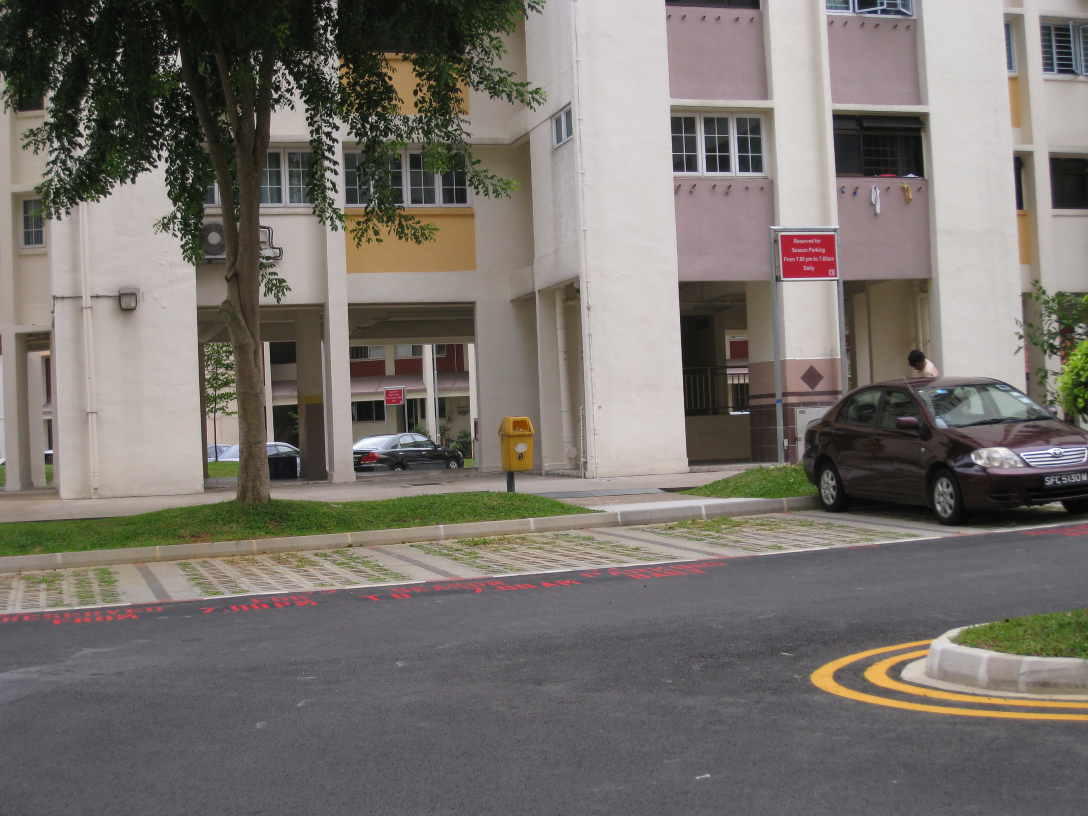
#> input picture Panoroma Creation/Dataset/I1/a.JPG, 3264 x 2448 px (shown at 1/3 size); the run also reads 1 picture not shown here
$ jupyter execute --allow-errors 'Panoroma Creation.ipynb'
#> lines starting #> are read from the running program, lines starting #| are printed output that depends on the picture
[cell 1]
import cv2
import random
import numpy as np
import matplotlib.pyplot as plt

import warnings
warnings.filterwarnings("ignore")

[cell 2]
def init_img(name):
#> called with name = 'Dataset/I1/a.JPG'
    img = cv2.imread(name, cv2.IMREAD_GRAYSCALE)
#> img: shape (2448, 3264); min 0, max 255, mean 115

    # Resizing Images
    img = cv2.resize(img,(600,432))
#> img: shape (432, 600)
    return img

[cell 3]
minHessian = 400
#> (the rest of this cell did not finish here and is left out)

[cell 4]
from scipy import spatial
# [17 lines left out: function feature_matching, not called in this run]

[cell 5]
# [7 lines left out: function get_points_from_matches, not called in this run]

[cell 6]
# https://math.stackexchange.com/questions/494238/how-to-compute-homography-matrix-h-from-corresponding-points-2d-2d-planar-homog
# [22 lines left out: function homography_matrix, not called in this run]

[cell 7]
# [37 lines left out: function ransac_model, not called in this run]

[cell 8]
# [29 lines left out: functions add_image, warping, not called in this run]

# I1 Dataset

[cell 9]
img1 = init_img('Dataset/I1/a.JPG')
img2 = init_img('Dataset/I1/b.JPG')
img3 = init_img('Dataset/I1/c.JPG')
#> call 3 of init_img, with name = 'Dataset/I1/c.JPG'
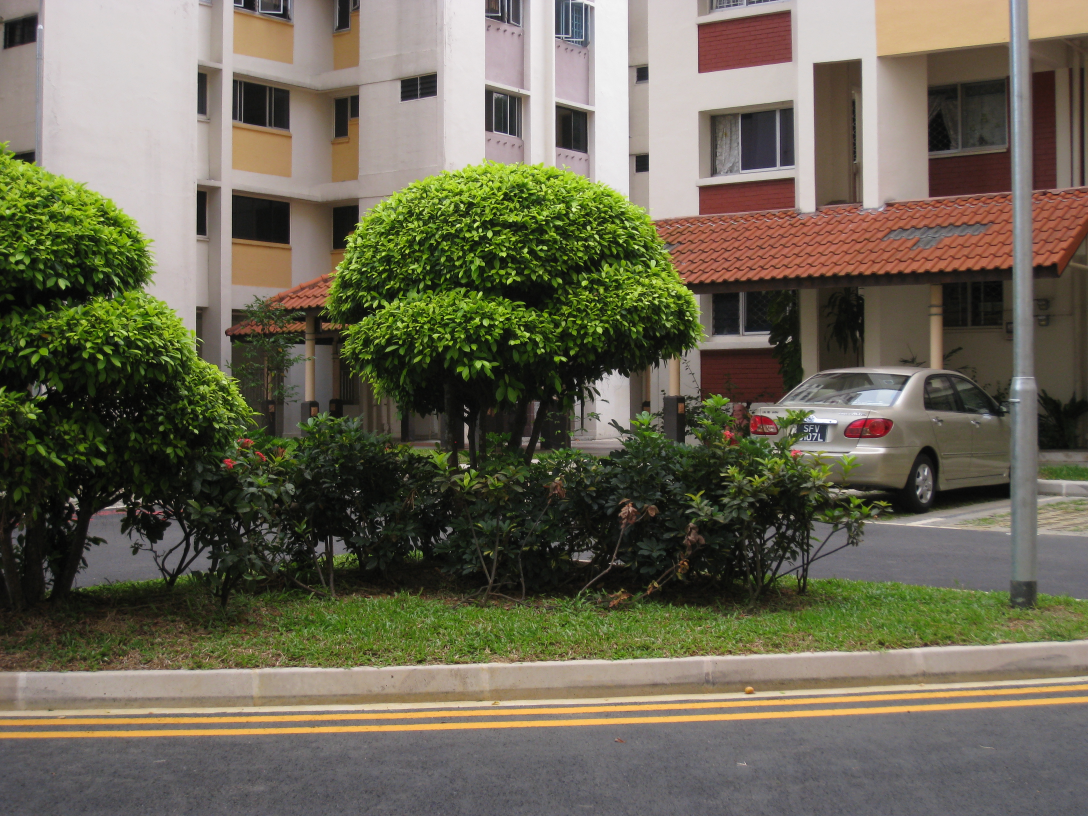
#> input picture Panoroma Creation/Dataset/I1/c.JPG, 3264 x 2448 px (shown at 1/3 size)
img4 = init_img('Dataset/I1/d.JPG')
#> call 4 of init_img, with name = 'Dataset/I1/d.JPG'
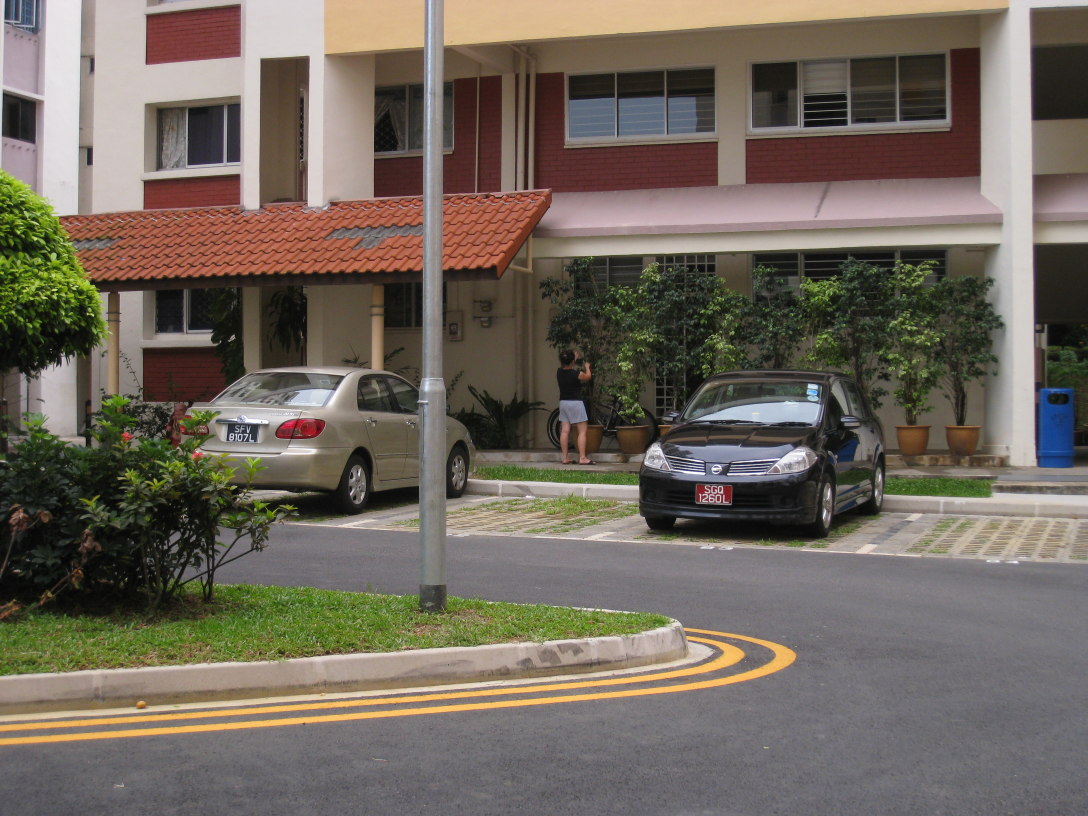
#> input picture Panoroma Creation/Dataset/I1/d.JPG, 3264 x 2448 px (shown at 1/3 size)
img5 = init_img('Dataset/I1/e.JPG')
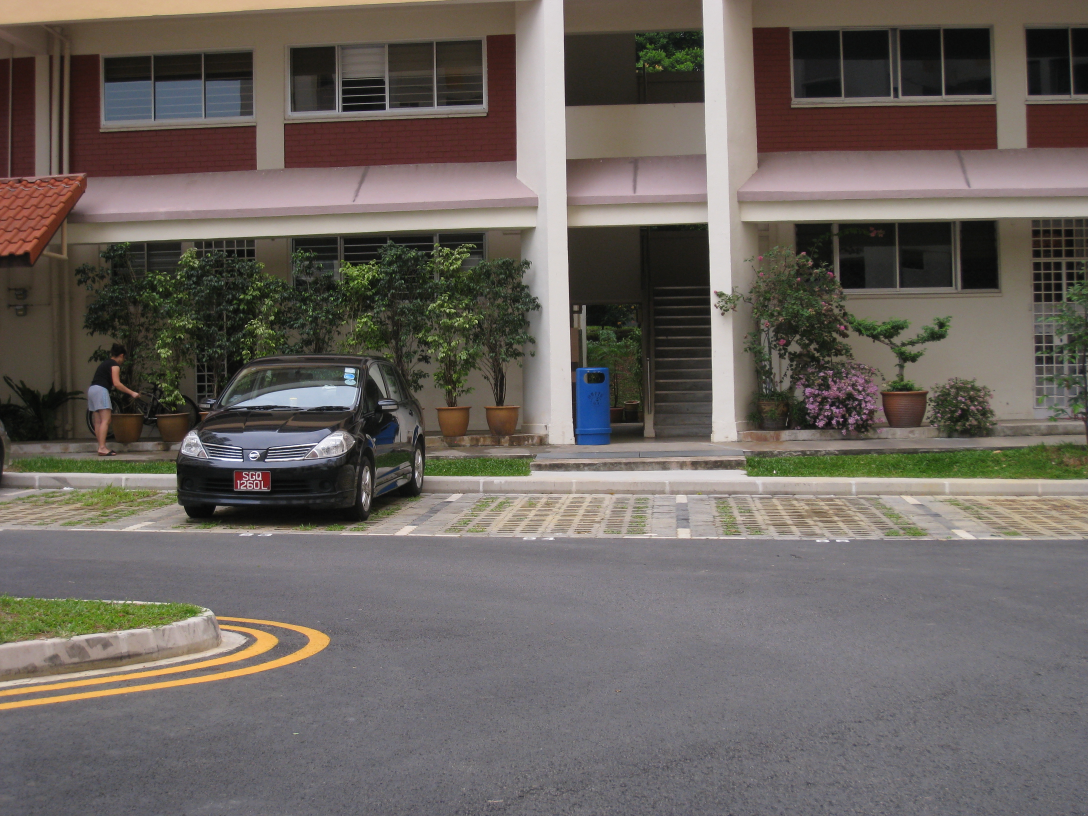
#> input picture Panoroma Creation/Dataset/I1/e.JPG, 3264 x 2448 px (shown at 1/3 size)

#> (the rest of this cell did not finish here and is left out)

#> (a cell that did not finish here is left out)

[cell 11]
x_offset = 800
y_offset = 800
x = 7000
y = 7000

img_list = [img1, img2, img3, img4, img5]
#> (the rest of this cell did not finish here and is left out)

#> (a cell that did not finish here is left out)

#> (a cell that did not finish here is left out)

[cell 14]
x_offset = 800
y_offset = 800
x = 7000
y = 7000

img_list = [img1, img2, img3, img4, img5]
#> (the rest of this cell did not finish here and is left out)

#> (a cell that did not finish here is left out)

# I2 Dataset

[cell 16]
img1 = init_img('Dataset/I2/img60.jpg')
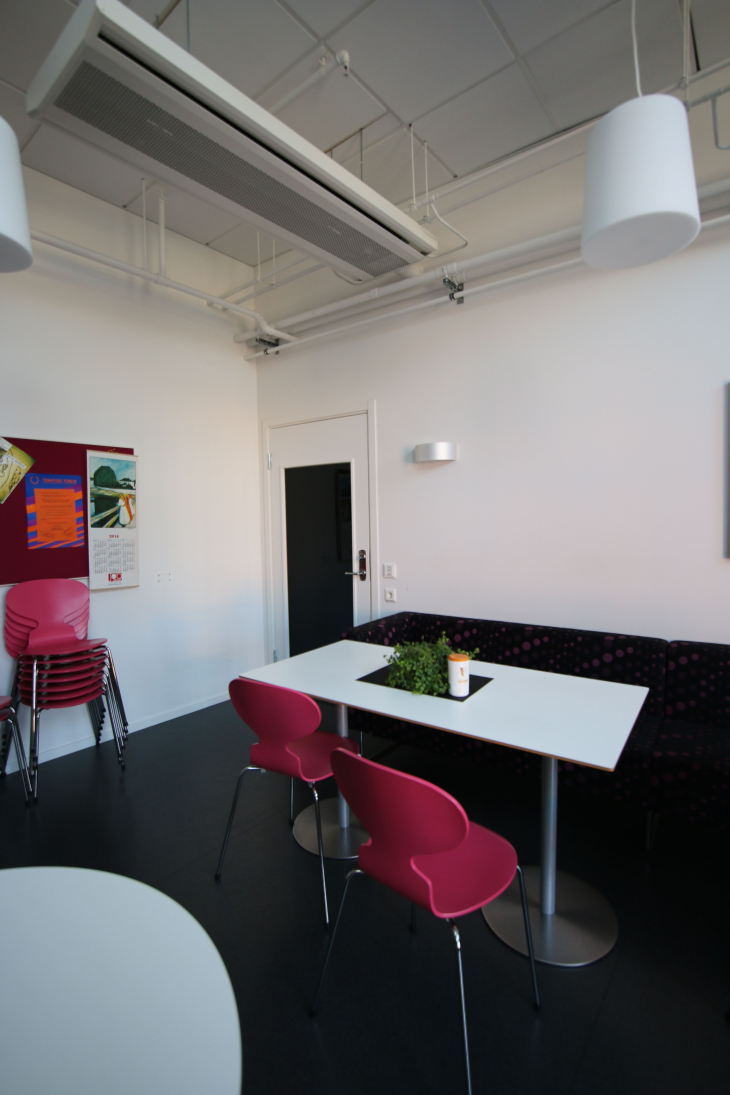
#> input picture Panoroma Creation/Dataset/I2/img60.jpg, 3648 x 5472 px (shown at 1/5 size)
#> in init_img (call 6), `img = cv2.resize(img,(600,432))`:
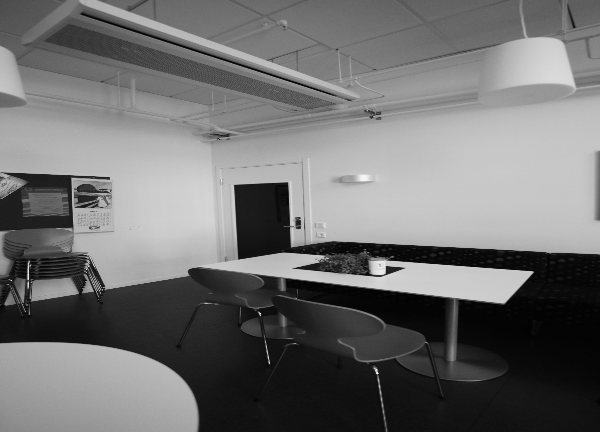
#> img: shape (432, 600); min 1, max 253, mean 111.8
